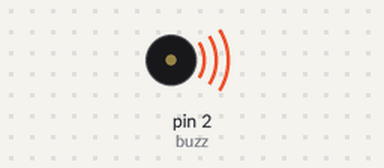
Simulated run of this sketch. Board: Arduino Uno, built with avr-gcc and run on an emulated ATmega328P. Parts: buzzer (waves = sounding).

Above: at 2.0 s.
Timing chart, 0 to 10.4 s (numbered marks = the images above):
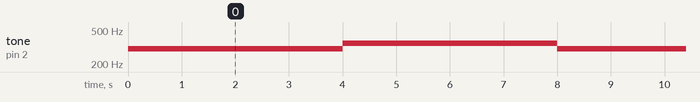

The sketch:

buzzer_test.ino
```cpp
int buzz = 2; // Buzzer pin

void setup() {
  pinMode(buzz, OUTPUT);
}

void loop() {
  tone(buzz, 300);
  delay(4000);
  tone(buzz, 350);
  delay(4000);
}
```

Measured:
- by itself, tone on pin 2 (buzz): alternates 350 Hz for 4.0 s and 300 Hz for 4.0 s
